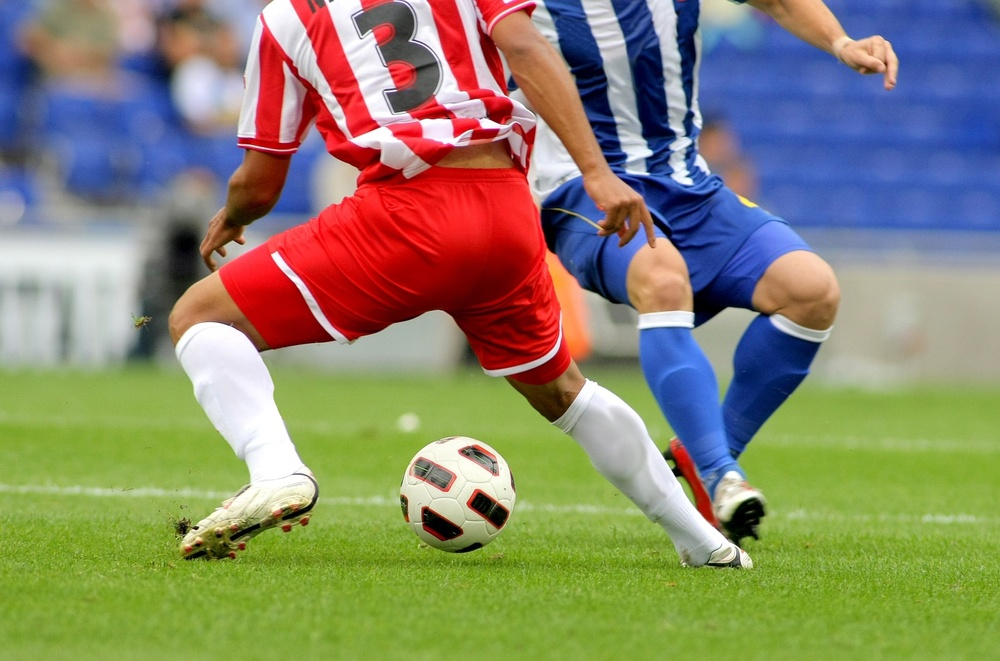
#> input picture image/soccer.jpg, 1000 x 661 px, shrunk from 1434 x 948 before the run, found by its file name
$ python 3-2histogram.py
#> lines starting #> are read from the running program, lines starting #| are printed output that depends on the picture
import cv2 as cv
import matplotlib.pyplot as plt

img = cv.imread('soccer.jpg')
#> img is the input picture: shape (661, 1000, 3); mean B, G, R 107.3, 133.3, 136.8
h=cv.calcHist(img, [2], None, [256], [0,256])
#> h = 256 values, max 95 at index 255, min 0 at index 0, mean 11.72
plt.plot(h, color='r',linewidth=1)
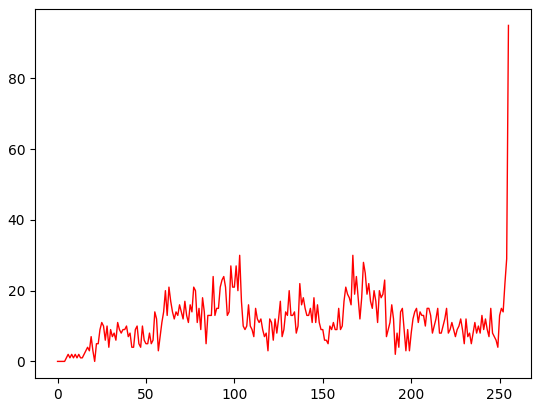
#> figure drawn by matplotlib, 1 panel; curve peaks at x = 255, y = 95

$ run again, with image/girl_laughing.jpg copied over image/soccer.jpg
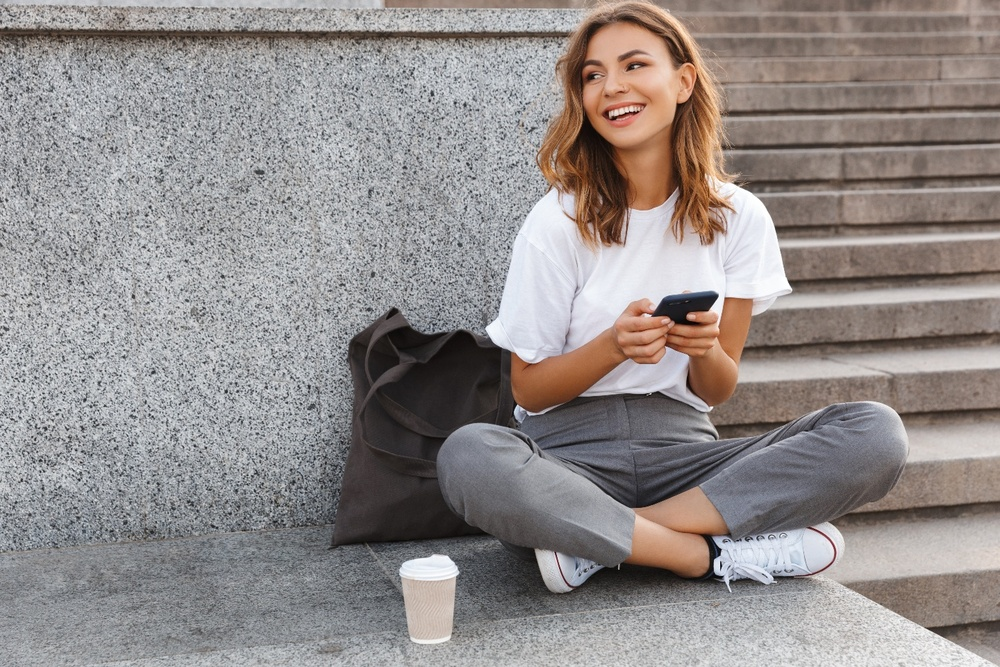
#> input picture image/girl_laughing.jpg, 1000 x 667 px, shrunk from 1440 x 960 before the run, found by its file name
#> img is the input picture: shape (667, 1000, 3); mean B, G, R 139.3, 140.6, 146.9
#> h = 256 values, max 66 at index 193, min 0 at index 0, mean 11.72
#> `plt.plot(h, color='r',linewidth=1)`:
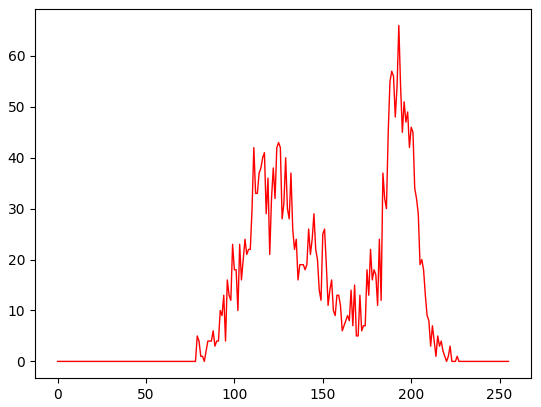
#> figure drawn by matplotlib, 1 panel; curve peaks at x = 193, y = 66
